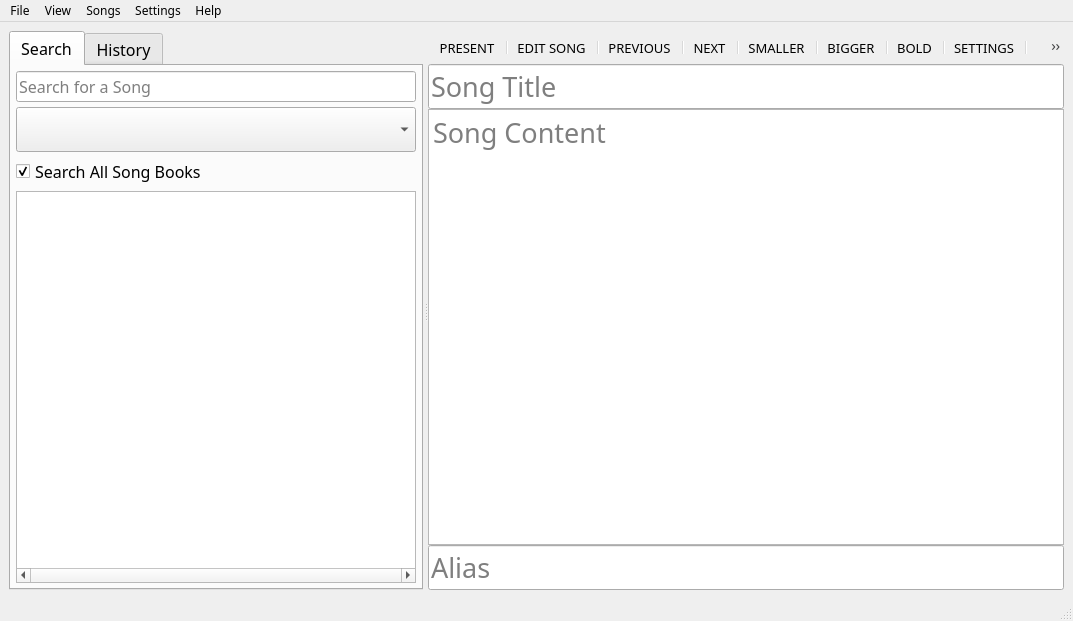
<?xml version="1.0" encoding="UTF-8"?>
<ui version="4.0">
 <class>HomeWindow</class>
 <widget class="QMainWindow" name="HomeWindow">
  <property name="geometry">
   <rect>
    <x>0</x>
    <y>0</y>
    <width>1073</width>
    <height>621</height>
   </rect>
  </property>
  <property name="font">
   <font>
    <family>Trebuchet MS</family>
   </font>
  </property>
  <property name="windowTitle">
   <string>vSongBook for Desktop</string>
  </property>
  <property name="windowIcon">
   <iconset resource="../res/icons.qrc">
    <normaloff>:/icons/icons/appicon.ico</normaloff>:/icons/icons/appicon.ico</iconset>
  </property>
  <widget class="QWidget" name="centralwidget">
   <layout class="QHBoxLayout" name="horizontalLayout_2">
    <item>
     <widget class="QSplitter" name="SplitterMain">
      <property name="sizePolicy">
       <sizepolicy hsizetype="Preferred" vsizetype="Expanding">
        <horstretch>0</horstretch>
        <verstretch>0</verstretch>
       </sizepolicy>
      </property>
      <property name="font">
       <font>
        <family>Trebuchet MS</family>
        <pointsize>10</pointsize>
       </font>
      </property>
      <property name="frameShape">
       <enum>QFrame::NoFrame</enum>
      </property>
      <property name="lineWidth">
       <number>1</number>
      </property>
      <property name="orientation">
       <enum>Qt::Horizontal</enum>
      </property>
      <property name="handleWidth">
       <number>5</number>
      </property>
      <widget class="QWidget" name="verticalLayoutWidget_3">
       <layout class="QVBoxLayout" name="layoutLeft">
        <property name="spacing">
         <number>0</number>
        </property>
        <item>
         <widget class="QTabWidget" name="tabLeft">
          <property name="sizePolicy">
           <sizepolicy hsizetype="Expanding" vsizetype="Expanding">
            <horstretch>0</horstretch>
            <verstretch>0</verstretch>
           </sizepolicy>
          </property>
          <property name="font">
           <font>
            <family>Trebuchet MS</family>
            <pointsize>12</pointsize>
           </font>
          </property>
          <property name="tabShape">
           <enum>QTabWidget::Rounded</enum>
          </property>
          <property name="currentIndex">
           <number>0</number>
          </property>
          <widget class="QWidget" name="tabSearch">
           <attribute name="title">
            <string>Search</string>
           </attribute>
           <layout class="QVBoxLayout" name="tabSearchLayout">
            <property name="spacing">
             <number>5</number>
            </property>
            <property name="leftMargin">
             <number>5</number>
            </property>
            <property name="topMargin">
             <number>5</number>
            </property>
            <property name="rightMargin">
             <number>5</number>
            </property>
            <property name="bottomMargin">
             <number>5</number>
            </property>
            <item>
             <widget class="QLineEdit" name="txtSearch">
              <property name="minimumSize">
               <size>
                <width>400</width>
                <height>0</height>
               </size>
              </property>
              <property name="font">
               <font>
                <family>Trebuchet MS</family>
                <pointsize>12</pointsize>
               </font>
              </property>
              <property name="placeholderText">
               <string>Search for a Song</string>
              </property>
              <property name="clearButtonEnabled">
               <bool>true</bool>
              </property>
             </widget>
            </item>
            <item>
             <widget class="QComboBox" name="cmbSongbooks">
              <property name="font">
               <font>
                <family>Trebuchet MS</family>
                <pointsize>20</pointsize>
               </font>
              </property>
             </widget>
            </item>
            <item>
             <widget class="QCheckBox" name="chkSearchCriteria">
              <property name="font">
               <font>
                <family>Trebuchet MS</family>
                <pointsize>12</pointsize>
                <weight>50</weight>
                <bold>false</bold>
               </font>
              </property>
              <property name="text">
               <string>Search All Song Books</string>
              </property>
              <property name="checked">
               <bool>true</bool>
              </property>
             </widget>
            </item>
            <item>
             <widget class="QListView" name="lstResults">
              <property name="sizePolicy">
               <sizepolicy hsizetype="Expanding" vsizetype="Expanding">
                <horstretch>0</horstretch>
                <verstretch>0</verstretch>
               </sizepolicy>
              </property>
              <property name="font">
               <font>
                <family>Trebuchet MS</family>
                <pointsize>12</pointsize>
               </font>
              </property>
              <property name="horizontalScrollBarPolicy">
               <enum>Qt::ScrollBarAlwaysOn</enum>
              </property>
             </widget>
            </item>
           </layout>
          </widget>
          <widget class="QWidget" name="tabHistory">
           <attribute name="title">
            <string>History</string>
           </attribute>
          </widget>
         </widget>
        </item>
       </layout>
      </widget>
      <widget class="QWidget" name="verticalLayoutWidget_4">
       <layout class="QVBoxLayout" name="layoutRight">
        <property name="spacing">
         <number>0</number>
        </property>
        <item>
         <widget class="QToolBar" name="toolBar">
          <property name="windowTitle">
           <string>toolBar</string>
          </property>
          <addaction name="toolbarPresent"/>
          <addaction name="separator"/>
          <addaction name="toolbarEdit"/>
          <addaction name="separator"/>
          <addaction name="toolbarPrevious"/>
          <addaction name="separator"/>
          <addaction name="toolbarNext"/>
          <addaction name="separator"/>
          <addaction name="toolbarSmaller"/>
          <addaction name="separator"/>
          <addaction name="toolbarBigger"/>
          <addaction name="separator"/>
          <addaction name="toolbarBold"/>
          <addaction name="separator"/>
          <addaction name="toolbarSettings"/>
          <addaction name="separator"/>
          <addaction name="actionDarkMode"/>
         </widget>
        </item>
        <item>
         <widget class="QLineEdit" name="txtTitle">
          <property name="font">
           <font>
            <family>Trebuchet MS</family>
            <pointsize>20</pointsize>
           </font>
          </property>
          <property name="frame">
           <bool>true</bool>
          </property>
          <property name="readOnly">
           <bool>true</bool>
          </property>
          <property name="placeholderText">
           <string>Song Title</string>
          </property>
         </widget>
        </item>
        <item>
         <widget class="QPlainTextEdit" name="txtContent">
          <property name="sizePolicy">
           <sizepolicy hsizetype="Expanding" vsizetype="Expanding">
            <horstretch>0</horstretch>
            <verstretch>0</verstretch>
           </sizepolicy>
          </property>
          <property name="font">
           <font>
            <family>Trebuchet MS</family>
            <pointsize>20</pointsize>
           </font>
          </property>
          <property name="readOnly">
           <bool>true</bool>
          </property>
          <property name="placeholderText">
           <string>Song Content</string>
          </property>
         </widget>
        </item>
        <item>
         <widget class="QLineEdit" name="txtAlias">
          <property name="font">
           <font>
            <family>Trebuchet MS</family>
            <pointsize>20</pointsize>
           </font>
          </property>
          <property name="readOnly">
           <bool>true</bool>
          </property>
          <property name="placeholderText">
           <string>Alias</string>
          </property>
         </widget>
        </item>
       </layout>
      </widget>
     </widget>
    </item>
   </layout>
  </widget>
  <widget class="QMenuBar" name="menubar">
   <property name="geometry">
    <rect>
     <x>0</x>
     <y>0</y>
     <width>1073</width>
     <height>23</height>
    </rect>
   </property>
   <widget class="QMenu" name="menuFile">
    <property name="title">
     <string>File</string>
    </property>
    <addaction name="menuPrint"/>
    <addaction name="separator"/>
    <addaction name="menuExit"/>
   </widget>
   <widget class="QMenu" name="menuSongs">
    <property name="title">
     <string>Songs</string>
    </property>
    <addaction name="menuNewSong"/>
    <addaction name="menuEditSong"/>
    <addaction name="separator"/>
    <addaction name="menuBooks"/>
   </widget>
   <widget class="QMenu" name="menuView">
    <property name="title">
     <string>View</string>
    </property>
    <addaction name="menuPresent"/>
   </widget>
   <widget class="QMenu" name="menuSettings">
    <property name="title">
     <string>Settings</string>
    </property>
    <addaction name="menuManageSettings"/>
    <addaction name="separator"/>
    <addaction name="menuDarkMode"/>
    <addaction name="menuSearchAll"/>
    <addaction name="separator"/>
    <addaction name="menuResetSettings"/>
   </widget>
   <widget class="QMenu" name="menuHelp">
    <property name="title">
     <string>Help</string>
    </property>
    <addaction name="menuHowItWorks"/>
    <addaction name="menuContactUs"/>
    <addaction name="menuAboutThisApp"/>
   </widget>
   <addaction name="menuFile"/>
   <addaction name="menuView"/>
   <addaction name="menuSongs"/>
   <addaction name="menuSettings"/>
   <addaction name="menuHelp"/>
  </widget>
  <widget class="QStatusBar" name="statusbar"/>
  <action name="menuPrint">
   <property name="text">
    <string>Print</string>
   </property>
   <property name="shortcut">
    <string>Ctrl+P</string>
   </property>
  </action>
  <action name="menuExit">
   <property name="text">
    <string>Exit</string>
   </property>
   <property name="shortcut">
    <string>Ctrl+Q</string>
   </property>
  </action>
  <action name="menuNewSong">
   <property name="text">
    <string>New Song</string>
   </property>
   <property name="shortcut">
    <string>Ctrl+N</string>
   </property>
  </action>
  <action name="menuEditSong">
   <property name="text">
    <string>Edit Song</string>
   </property>
   <property name="shortcut">
    <string>Ctrl+E</string>
   </property>
  </action>
  <action name="menuBooks">
   <property name="text">
    <string>Songbooks</string>
   </property>
   <property name="shortcut">
    <string>Shift+B</string>
   </property>
  </action>
  <action name="menuPresent">
   <property name="text">
    <string>Present</string>
   </property>
   <property name="shortcut">
    <string>F5</string>
   </property>
  </action>
  <action name="menuManageSettings">
   <property name="text">
    <string>Manage Settings</string>
   </property>
   <property name="shortcut">
    <string>Shift+S</string>
   </property>
  </action>
  <action name="menuResetSettings">
   <property name="text">
    <string>Reset Settings</string>
   </property>
  </action>
  <action name="menuHowItWorks">
   <property name="text">
    <string>How it Works</string>
   </property>
  </action>
  <action name="menuContactUs">
   <property name="text">
    <string>Contact us</string>
   </property>
  </action>
  <action name="menuAboutThisApp">
   <property name="text">
    <string>About this App</string>
   </property>
  </action>
  <action name="toolbarPresent">
   <property name="text">
    <string>PRESENT</string>
   </property>
  </action>
  <action name="toolbarEdit">
   <property name="text">
    <string>EDIT SONG</string>
   </property>
  </action>
  <action name="toolbarPrevious">
   <property name="text">
    <string>PREVIOUS</string>
   </property>
   <property name="shortcut">
    <string>Up</string>
   </property>
  </action>
  <action name="toolbarNext">
   <property name="text">
    <string>NEXT</string>
   </property>
   <property name="shortcut">
    <string>Down</string>
   </property>
  </action>
  <action name="toolbarBigger">
   <property name="text">
    <string>BIGGER</string>
   </property>
   <property name="shortcut">
    <string>=</string>
   </property>
  </action>
  <action name="toolbarSmaller">
   <property name="text">
    <string>SMALLER</string>
   </property>
   <property name="shortcut">
    <string>-</string>
   </property>
  </action>
  <action name="toolbarBold">
   <property name="checkable">
    <bool>true</bool>
   </property>
   <property name="text">
    <string>BOLD</string>
   </property>
   <property name="shortcut">
    <string>Ctrl+B</string>
   </property>
  </action>
  <action name="toolbarSettings">
   <property name="text">
    <string>SETTINGS</string>
   </property>
  </action>
  <action name="actionDarkMode">
   <property name="checkable">
    <bool>true</bool>
   </property>
   <property name="text">
    <string>DARK MODE</string>
   </property>
  </action>
  <action name="menuDarkMode">
   <property name="checkable">
    <bool>true</bool>
   </property>
   <property name="text">
    <string>Dark Mode</string>
   </property>
   <property name="shortcut">
    <string>Ctrl+D</string>
   </property>
  </action>
  <action name="menuSearchAll">
   <property name="checkable">
    <bool>true</bool>
   </property>
   <property name="text">
    <string>Search All Song Books</string>
   </property>
   <property name="toolTip">
    <string>Search All Song Books</string>
   </property>
  </action>
 </widget>
 <resources>
  <include location="../res/icons.qrc"/>
 </resources>
 <connections/>
</ui>
